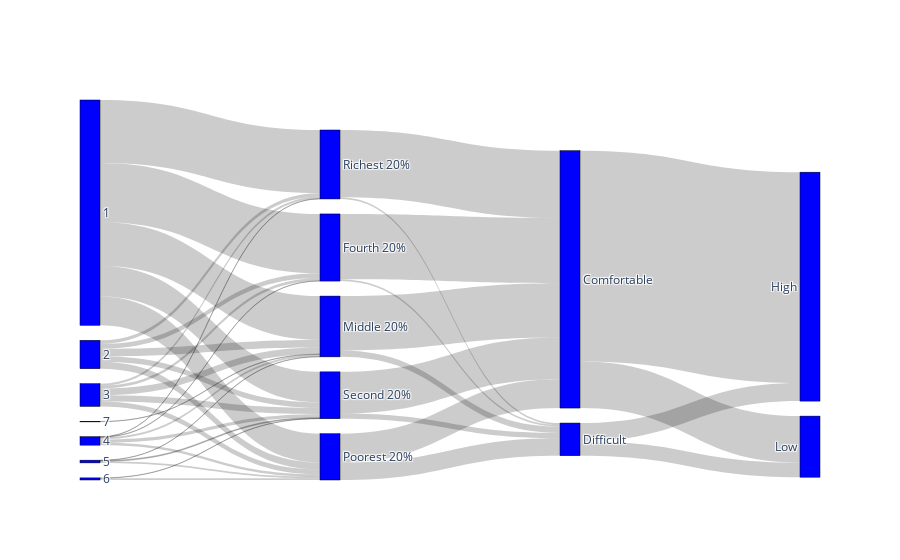

The notebook cell this image was saved under:
### Code cell
df= df_USA
#import plotly.graph_objects as go
#df['resilience_bins'] = pd.qcut(df['Resilience_ind'], q=2, labels=['Low', 'High'])


labels=['Comfortable','Difficult']
# Create new dataframe column with the labels instead of numbers
df["IncomePerc_binary_cat"] = df["IncomePerc_binary"].map(dict(zip([1,0], labels)))

# Transform the variables to string to avoid potential issues
df['Child_str'] = df['Child'].astype(str)
df['IncomeBracket_str'] = df['IncomeBracket_cat'].astype(str)
df['IncomePerc_str'] = df['IncomePerc_binary_cat'].astype(str)
df['resilience_bins_str'] = df['resilience_bins'].astype(str)

# Define the node labels
labels = sorted(list(df['Child_str'].unique())) + sorted(list(df['IncomeBracket_str'].unique())) + sorted(list(df['IncomePerc_str'].unique())) + sorted(list(df['resilience_bins_str'].unique()))

# Define the source, target, and value arrays
source = []
target = []
value = []

for i in df['Child_str'].unique():
    for j in df[df['Child_str']==i]['IncomeBracket_str'].unique():
        source.append(labels.index(i))
        target.append(labels.index(j))
        value.append(len(df[(df['Child_str']==i) & (df['IncomeBracket_str']==j)]))

for i in df['IncomeBracket_str'].unique():
    for j in df[df['IncomeBracket_str']==i]['IncomePerc_str'].unique():
        source.append(labels.index(i))
        target.append(labels.index(str(j)))
        value.append(len(df[(df['IncomeBracket_str']==i) & (df['IncomePerc_str']==j)]))

for i in df['IncomePerc_str'].unique():
    for j in df[df['IncomePerc_str']==i]['resilience_bins_str'].unique():
        source.append(labels.index(i))
        target.append(labels.index(j))
        value.append(len(df[(df['IncomePerc_str']==i) & (df['resilience_bins_str']==j)]))

# Create the Sankey diagram
fig = go.Figure(data=[go.Sankey(
    node=dict(
        pad=15,
        thickness=20,
        line=dict(color="black", width=0.5),
        label=labels,
        color="blue"
    ),
    link=dict(
        source=source,
        target=target,
        value=value
    ))])

fig.show()
fig.write_image("../Figures/sankey_diagram_USA.pdf")

### Figure 1 — Plotly figure (JSON) as saved in the notebook; plotly's stock layout.template omitted (floating-point values rounded to 4 significant figures)
{"data": [{"link": {"source": [0, 0, 0, 0, 0, 5, 5, 1, 1, 1, 1, 1, 2, 2, 2, 2, 2, 3, 3, 3, 3, 3, 4, 4, 4, 6, 11, 11, 10, 10, 7, 7, 8, 8, 9, 9, 12, 12, 13, 13], "target": [11, 10, 7, 8, 9, 9, 11, 11, 8, 9, 7, 10, 8, 11, 10, 9, 7, 11, 8, 10, 9, 7, 9, 11, 8, 8, 12, 13, 12, 13, 12, 13, 12, 13, 13, 12, 14, 15, 14, 15], "value": [101, 208, 196, 145, 95, 6, 1, 18, 25, 23, 16, 12, 22, 21, 7, 16, 9, 11, 7, 1, 8, 1, 5, 3, 1, 1, 138, 17, 222, 6, 216, 6, 180, 21, 58, 95, 697, 154, 60, 48]}, "node": {"color": "blue", "label": ["1", "2", "3", "4", "5", "6", "7", "Fourth 20%", "Middle 20%", "Poorest 20%", "Richest 20%", "Second 20%", "Comfortable", "Difficult", "High", "Low"], "line": {"color": "black", "width": 0.5}, "pad": 15, "thickness": 20}, "type": "sankey"}], "layout": {}}
